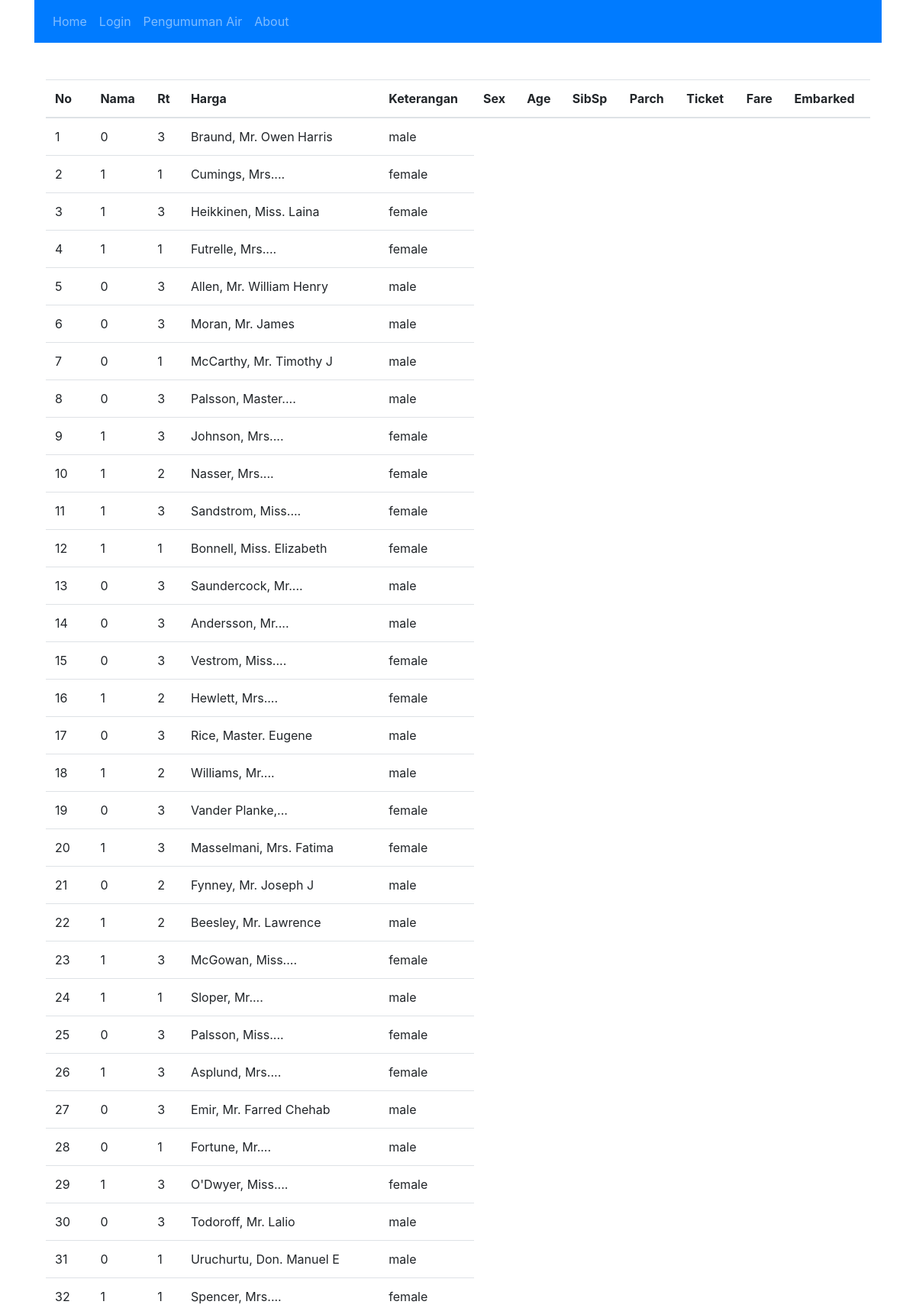
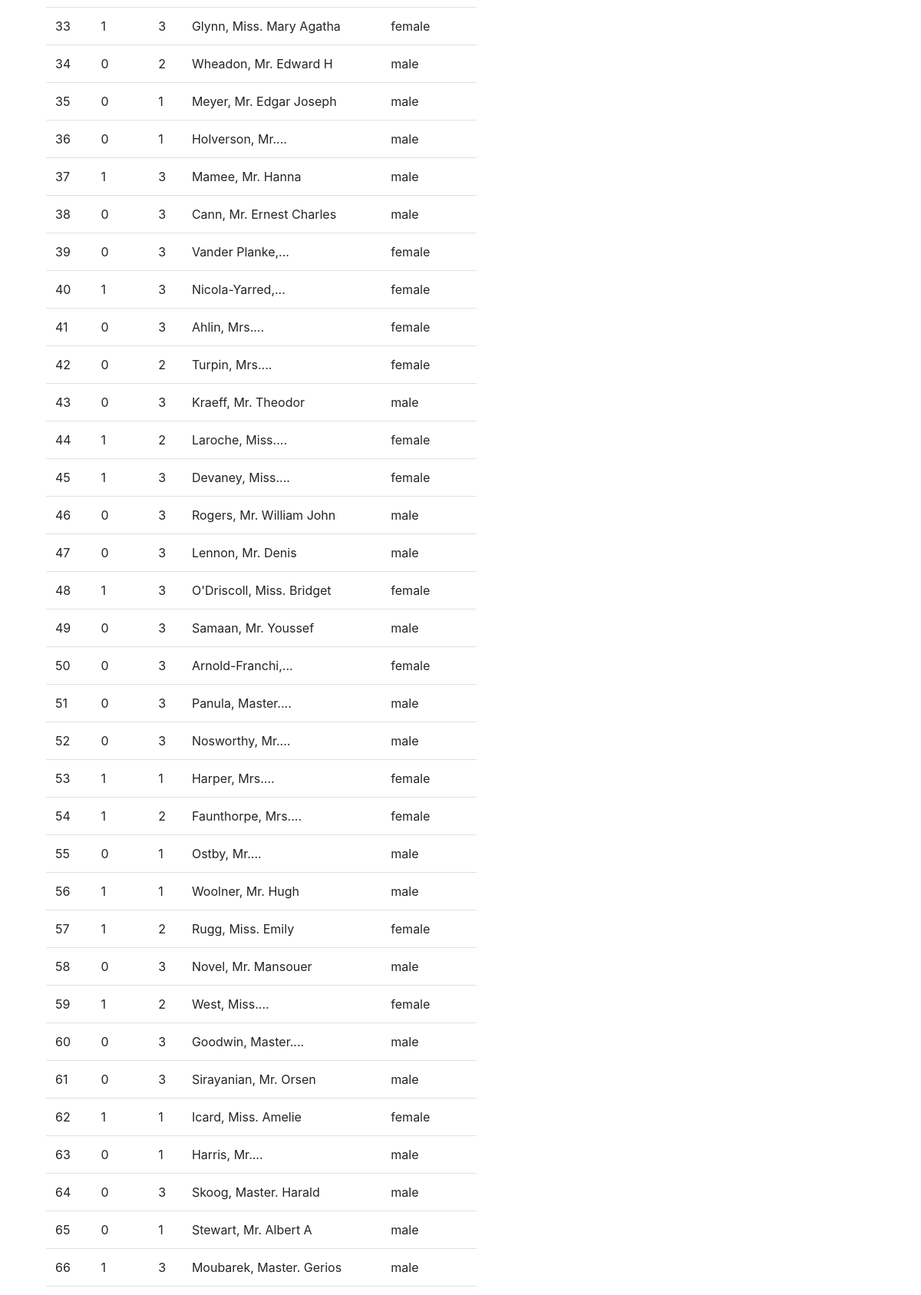
Page /lihatrek/1 (upper part) on the committed database (2 pictures, top to bottom).
### affairs/models.py (models this page shows, shortened)
class CustomerPgAir(db.Model):
  id = db.Column(db.Integer, primary_key=True)
  tgl_pst = db.Column(db.DateTime, nullable=False, default=datetime.utcnow)
  csv_field = db.Column(JsonEncodeDict)

### affairs/admin/routes.py (the view)
@admingam.route('/lihatrek/<int:id>')
def lihatrek(id):
    rek = CustomerPgAir.query.filter_by(id=id).all()
    return render_template('lihatrek.html', rek=rek, title="tabel daftar")

### affairs/models.py (called while the page is built)
  def process_result_value(self, value, dialect):
    if value is None:
      return {}
    else:
      return json.loads(value)

### affairs/templates/lihatrek.html
{% extends 'layout.html' %}
{% block content%}
<div class="container mt-5">
    <table class="display table responsive" style="width: 100%;">
    <thead>
      {% for r in rek %}
      <tr>
        <th>No</th>
        <th>Nama</th>
        <th>Rt</th>
        <th>Harga</th>
        <th>Keterangan</th>
        <th>Sex</th>
        <th>Age</th>
        <th>SibSp</th>
        <th>Parch</th>
        <th>Ticket</th>
        <th>Fare</th>
        <th>Embarked</th>
      </tr>
    </thead>
    <tbody>
        {% for i in r.csv_field  %}
       <tr>
           <td>{{i['PassengerId']}}</td>
           <td>{{i['Survived']}}</td>
           <td>{{i['Pclass']}}</td>
           <td>{{i['Name']|truncate(20)}}</td>
           <td>{{i['Sex']}}</td>
       </tr>
       {% endfor %}
    </tbody>
    {% endfor %}
    </table>
</div>
{% endblock content %}

### rows in the picture
CustomerPgAir: PassengerId "1" "2" "3" "4" "5" "6" "7" "8" "9" "10" "11" "12" "13" "14" "15" "16" "17" "18" "19" "20" "21" "22" "23" "24" "25" "26" "27" "28" "29" "30" "31" "32" "33" "34" "35" "36" "37" "38" "39" "40" "41" "42" "43" "44" "45" "46" "47" "48" "49" "50" "51" "52" "53" "54" "55" "56" "57" "58" "59" "60" "61" "62" "63" "64" "65" "66", Survived "0" "1" "1" "1" "0" "0" "0" "0" "1" "1" "1" "1" "0" "0" "0" "1" "0" "1" "0" "1" "0" "1" "1" "1" "0" "1" "0" "0" "1" "0" "0" "1" "1" "0" "0" "0" "1" "0" "0" "1" "0" "0" "0" "1" "1" "0" "0" "1" "0" "0" "0" "0" "1" "1" "0" "1" "1" "0" "1" "0" "0" "1" "0" "0" "0" "1", Pclass "3" "1" "3" "1" "3" "3" "1" "3" "3" "2" "3" "1" "3" "3" "3" "2" "3" "2" "3" "3" "2" "2" "3" "1" "3" "3" "3" "1" "3" "3" "1" "1" "3" "2" "1" "1" "3" "3" "3" "3" "3" "2" "3" "2" "3" "3" "3" "3" "3" "3" "3" "3" "1" "2" "1" "1" "2" "3" "2" "3" "3" "1" "1" "3" "1" "3", Name "Braund, Mr. Owen Harris" "Cumings, Mrs...." "Heikkinen, Miss. Laina" "Futrelle, Mrs...." "Allen, Mr. William Henry" "Moran, Mr. James" "McCarthy, Mr. Timothy J" "Palsson, Master...." "Johnson, Mrs...." "Nasser, Mrs...." "Sandstrom, Miss...." "Bonnell, Miss. Elizabeth" "Saundercock, Mr...." "Andersson, Mr...." "Vestrom, Miss...." "Hewlett, Mrs...." "Rice, Master. Eugene" "Williams, Mr...." "Vander Planke,..." "Masselmani, Mrs. Fatima" "Fynney, Mr. Joseph J" "Beesley, Mr. Lawrence" "McGowan, Miss...." "Sloper, Mr...." "Palsson, Miss...." "Asplund, Mrs...." "Emir, Mr. Farred Chehab" "Fortune, Mr...." "O'Dwyer, Miss...." "Todoroff, Mr. Lalio" "Uruchurtu, Don. Manuel E" "Spencer, Mrs...." "Glynn, Miss. Mary Agatha" "Wheadon, Mr. Edward H" "Meyer, Mr. Edgar Joseph" "Holverson, Mr...." "Mamee, Mr. Hanna" "Cann, Mr. Ernest Charles" "Vander Planke,..." "Nicola-Yarred,..." "Ahlin, Mrs...." "Turpin, Mrs...." "Kraeff, Mr. Theodor" "Laroche, Miss...." "Devaney, Miss...." "Rogers, Mr. William John" "Lennon, Mr. Denis" "O'Driscoll, Miss. Bridget" "Samaan, Mr. Youssef" "Arnold-Franchi,..." "Panula, Master...." "Nosworthy, Mr...." "Harper, Mrs...." "Faunthorpe, Mrs...." "Ostby, Mr...." "Woolner, Mr. Hugh" "Rugg, Miss. Emily" "Novel, Mr. Mansouer" "West, Miss...." "Goodwin, Master...." "Sirayanian, Mr. Orsen" "Icard, Miss. Amelie" "Harris, Mr...." "Skoog, Master. Harald" "Stewart, Mr. Albert A" "Moubarek, Master. Gerios", Sex "male" "female" "female" "female" "male" "male" "male" "male" "female" "female" "female" "female" "male" "male" "female" "female" "male" "male" "female" "female" "male" "male" "female" "male" "female" "female" "male" "male" "female" "male" "male" "female" "female" "male" "male" "male" "male" "male" "female" "female" "female" "female" "male" "female" "female" "male" "male" "female" "male" "female" "male" "male" "female" "female" "male" "male" "female" "male" "female" "male" "male" "female" "male" "male" "male" "male"
